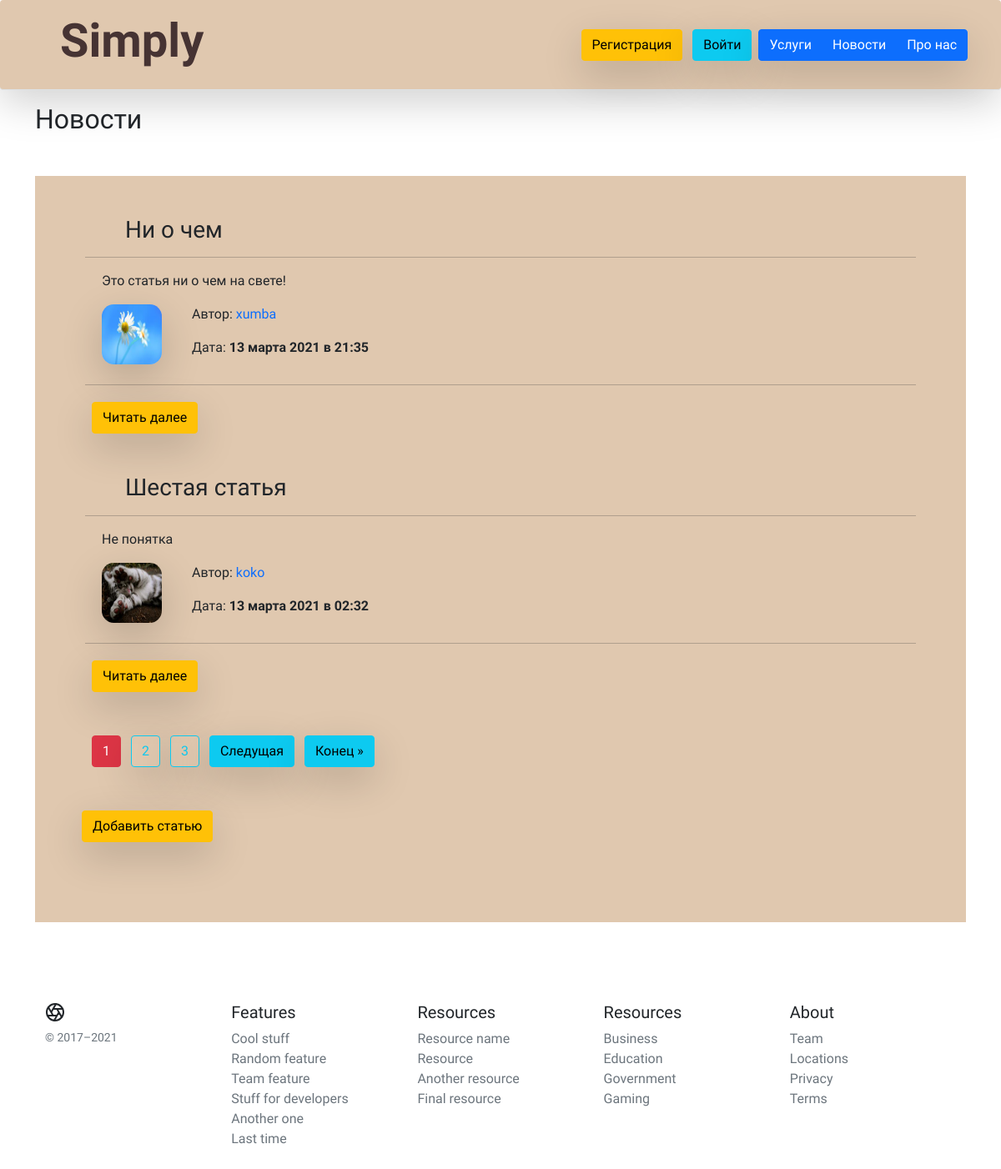
Page /news on the committed database.
### h_work_15/models.py (models this page shows, shortened)
class News(models.Model):
    title = models.CharField('Название статьи', max_length=100, unique=True)
    text = models.TextField('Основной текст статьи')
    date = models.DateTimeField('Дата', default=timezone.now)
    autor = models.ForeignKey(User, verbose_name='Автор', on_delete=models.CASCADE)
    views = models.IntegerField('Просмотры', default=1)
    class Meta:
        verbose_name = 'Новость'
        verbose_name_plural = 'Новости'

### users/models.py (models this page shows, shortened)
class Profile(models.Model):
    user = models.OneToOneField(User, on_delete=models.CASCADE)
    img = models.ImageField(
        'Фото пользователя',
        default='default.png',
        upload_to='user_images'
        )
    u_sex = models.CharField(
        'Выберите пол',
        max_length=1,
        default='',
        choices=(
                ('0', ''),
                ('1', 'Мужской'),
                ('2', 'Женский'),
            )
        )
    class Meta:
        verbose_name = 'Профайл'
        verbose_name_plural = 'Профайлы'

### h_work_15/views.py (the view)
# urls.py: path('news', views.ShowNewsView.as_view(), name='news'),
class ShowNewsView(ListView):
    model = News
    template_name = 'h_work_15/news.html'
    context_object_name = 'news'
    ordering = ['-date']
    paginate_by = 2
    def get_context_data(self, **kwards):
        ctx = super(ShowNewsView, self).get_context_data(**kwards)
        ctx['title'] = 'Новости'
        return ctx

### h_work_15/templates/h_work_15/news.html (shortened to what this page needs)
{% extends 'h_work_15/base.html' %}
{% block main %}
  <h2 class="mb-5">Новости</h2>
  <form class="p-5">
    <div class="container">
      {% for post in news %}
        <h3 class="ms-5">{{ post.title }}</h3>
        <hr>
        <p>{{ post.text|striptags|truncatechars:200 }}</p>
        <div class="d-flex">
          <div>
            <img src="{{ post.autor.profile.img.url }}" alt="{{ post.autor }}" class="user-images mb-2 shadow-lg">
          </div>
          <div class="ms-3">
              <p>Автор: <a href="{% url 'user-news' post.autor %}">{{ post.autor }}</a></p>
              <p>Дата: <b>{{ post.date|date:"d E Y в H:i" }}</b></p>
          </div>
        </div>
        <hr class="mb-3">
        <a href="{% url 'news-detail' post.id %}" class="btn btn-warning mt-1 mb-5 ms-2 shadow-lg">Читать далее</a>
      {% endfor %}
        <br>
        {% for num in page_obj.paginator.page_range %}
        {% if num == page_obj.number %}
        <a class="btn btn-danger mt-1 mb-5 ms-2">{{ num }}</a>
        {% elif num > page_obj.number|add:'-3' and num < page_obj.number|add:'3' %}
        <a href="?page={{ num }}" class="btn btn-outline-info mt-1 mb-5 ms-2 shadow-lg">{{ num }}</a>
        {% endif %}
        {% endfor %}
        {% if page_obj.has_next %}
        <a href="?page={{ page_obj.next_page_number }}" class="btn btn-info mt-1 mb-5 ms-2 shadow-lg">Следущая</a>
        <a href="?page={{ page_obj.paginator.num_pages }}" class="btn btn-info mt-1 mb-5 ms-2 shadow-lg">Конец &raquo;</a>
        {% endif %}
    </div>
    <a href="{% url 'news-add' %}" class="btn btn-warning mt-1 mb-5 ms-2 shadow-lg">Добавить статью</a>
    <br>
</form>
{% endblock %}

### h_work_15/static/h_work_15/style.css (style rules this page uses)
* { font-family: 'M PLUS Rounded 1c', sans-serif; }
a { text-decoration: none!important; }
header, form { background-color: #e0c8af; }
.user-images { width: 72px; height: 72px; border-radius: 20%; margin-left: 20px; border-color: #6c757d }
form p { text-indent: 20px!important; }

### rows in the picture
News: title "Ни о чем", text "Это статья ни о чем на свете!", autor.profile.img (picture), autor "xumba", date "13 марта 2021 в 21:35"
News: title "Шестая статья", text "Не понятка", autor.profile.img (picture), autor "koko", date "13 марта 2021 в 02:32"

### other values in the picture
{{ num }} "1"
{{ num }} "2" "3"
